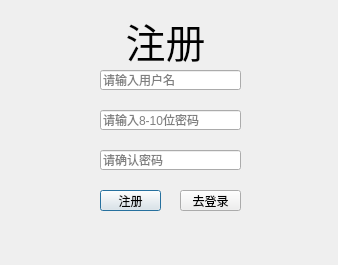
<?xml version="1.0" encoding="UTF-8"?>
<ui version="4.0">
 <class>regist</class>
 <widget class="QDialog" name="regist">
  <property name="geometry">
   <rect>
    <x>0</x>
    <y>0</y>
    <width>338</width>
    <height>265</height>
   </rect>
  </property>
  <property name="windowTitle">
   <string>Dialog</string>
  </property>
  <widget class="QLabel" name="label">
   <property name="geometry">
    <rect>
     <x>70</x>
     <y>10</y>
     <width>191</width>
     <height>61</height>
    </rect>
   </property>
   <property name="font">
    <font>
     <pointsize>30</pointsize>
    </font>
   </property>
   <property name="text">
    <string>注册</string>
   </property>
   <property name="alignment">
    <set>Qt::AlignmentFlag::AlignCenter</set>
   </property>
  </widget>
  <widget class="QLineEdit" name="lineEdit">
   <property name="geometry">
    <rect>
     <x>100</x>
     <y>70</y>
     <width>141</width>
     <height>20</height>
    </rect>
   </property>
   <property name="placeholderText">
    <string>请输入用户名</string>
   </property>
  </widget>
  <widget class="QLineEdit" name="lineEdit_2">
   <property name="geometry">
    <rect>
     <x>100</x>
     <y>110</y>
     <width>141</width>
     <height>20</height>
    </rect>
   </property>
   <property name="placeholderText">
    <string>请输入8-10位密码</string>
   </property>
  </widget>
  <widget class="QLineEdit" name="lineEdit_3">
   <property name="geometry">
    <rect>
     <x>100</x>
     <y>150</y>
     <width>141</width>
     <height>20</height>
    </rect>
   </property>
   <property name="placeholderText">
    <string>请确认密码</string>
   </property>
  </widget>
  <widget class="QPushButton" name="pushButton">
   <property name="geometry">
    <rect>
     <x>100</x>
     <y>190</y>
     <width>61</width>
     <height>21</height>
    </rect>
   </property>
   <property name="text">
    <string>注册</string>
   </property>
  </widget>
  <widget class="QPushButton" name="pushButton_2">
   <property name="geometry">
    <rect>
     <x>180</x>
     <y>190</y>
     <width>61</width>
     <height>21</height>
    </rect>
   </property>
   <property name="text">
    <string>去登录</string>
   </property>
  </widget>
 </widget>
 <resources/>
 <connections/>
</ui>
